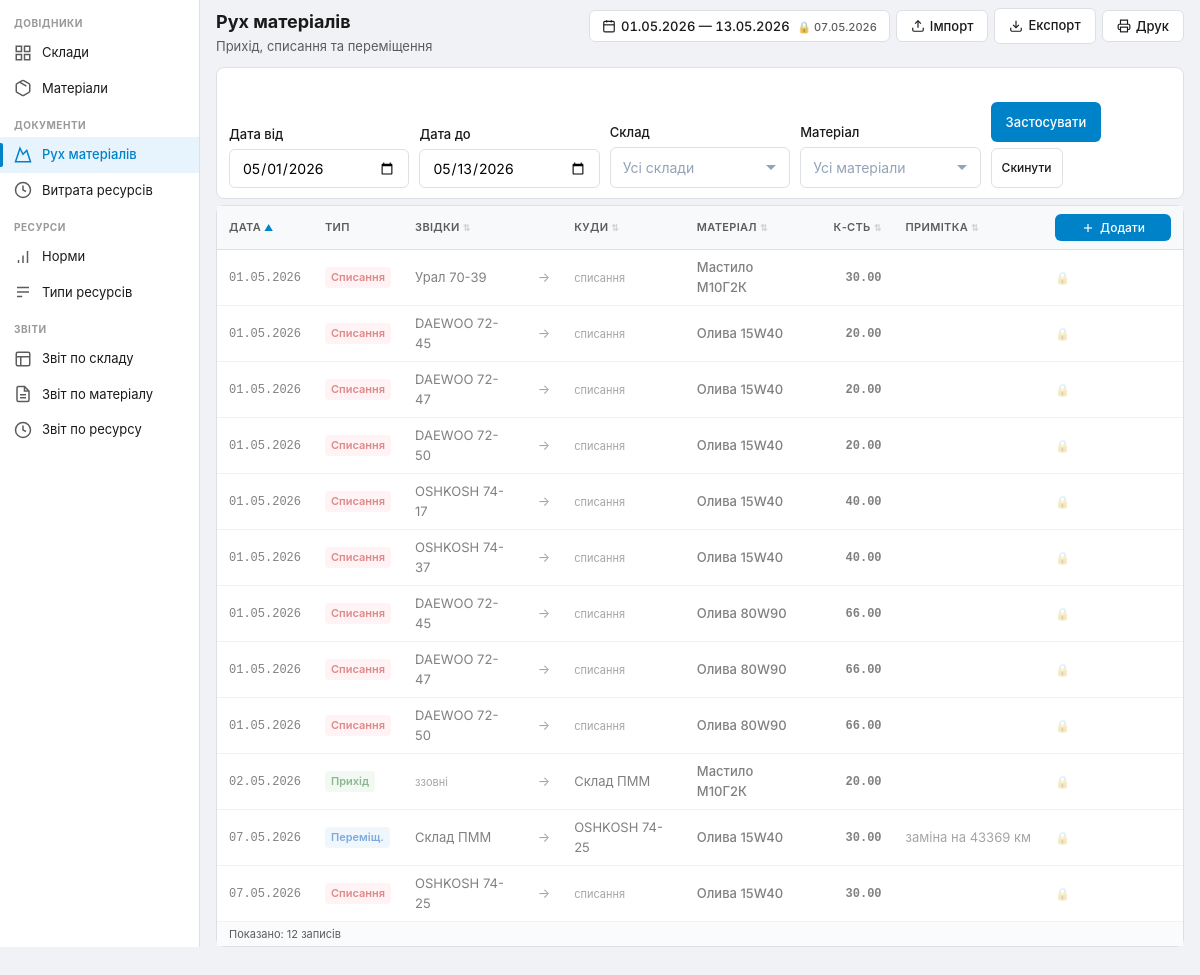
Page /movements?date_from=2026-05-01&date_to=2026-05-13&sort=date&order=asc on the committed database.
### tables this page shows
CREATE TABLE `config` (
  `key` varchar(50) NOT NULL,
  `value` varchar(255) NOT NULL,
  `author` varchar(255) DEFAULT NULL,
  PRIMARY KEY (`key`)
);

CREATE TABLE `movements` (
  `id` int(10) unsigned NOT NULL AUTO_INCREMENT,
  `movement_date` date NOT NULL,
  `warehouse_from_id` int(10) unsigned DEFAULT NULL,
  `warehouse_to_id` int(10) unsigned DEFAULT NULL,
  `material_id` int(10) unsigned NOT NULL,
  `quantity` decimal(15,2) NOT NULL,
  `note` text DEFAULT NULL,
  `author` varchar(255) DEFAULT NULL,
  `created_at` timestamp NULL DEFAULT current_timestamp(),
  `updated_at` timestamp NULL DEFAULT current_timestamp() ON UPDATE current_timestamp(),
  `resource_log_id` int(10) unsigned DEFAULT NULL,
  `resource_value` decimal(15,6) DEFAULT NULL,
  `resource_delta` decimal(15,6) DEFAULT NULL,
  `resource_rate` decimal(15,6) DEFAULT NULL,
  `resource_correction` decimal(6,2) DEFAULT NULL,
  PRIMARY KEY (`id`),
  KEY `idx_movement_date` (`movement_date`),
  KEY `idx_warehouse_from` (`warehouse_from_id`),
  KEY `idx_warehouse_to` (`warehouse_to_id`),
  KEY `idx_material` (`material_id`),
  KEY `idx_resource_log` (`resource_log_id`),
  CONSTRAINT `fk_movement_material` FOREIGN KEY (`material_id`) REFERENCES `materials` (`id`),
  CONSTRAINT `fk_movement_resource_log` FOREIGN KEY (`resource_log_id`) REFERENCES `resource_logs` (`id`) ON DELETE SET NULL,
  CONSTRAINT `fk_movement_warehouse_from` FOREIGN KEY (`warehouse_from_id`) REFERENCES `warehouses` (`id`),
  CONSTRAINT `fk_movement_warehouse_to` FOREIGN KEY (`warehouse_to_id`) REFERENCES `warehouses` (`id`),
  CONSTRAINT `chk_at_least_one_warehouse` CHECK (`warehouse_from_id` is not null or `warehouse_to_id` is not null),
  CONSTRAINT `chk_different_warehouses` CHECK (`warehouse_from_id` is null or `warehouse_to_id` is null or `warehouse_from_id` <> `warehouse_to_id`),
  CONSTRAINT `chk_positive_quantity` CHECK (`quantity` > 0)
);

CREATE TABLE `warehouses` (
  `id` int(10) unsigned NOT NULL AUTO_INCREMENT,
  `name` varchar(255) NOT NULL,
  `author` varchar(255) DEFAULT NULL,
  `created_at` timestamp NULL DEFAULT current_timestamp(),
  `updated_at` timestamp NULL DEFAULT current_timestamp() ON UPDATE current_timestamp(),
  PRIMARY KEY (`id`)
);

CREATE TABLE `materials` (
  `id` int(10) unsigned NOT NULL AUTO_INCREMENT,
  `name` varchar(255) NOT NULL,
  `author` varchar(255) DEFAULT NULL,
  `created_at` timestamp NULL DEFAULT current_timestamp(),
  `updated_at` timestamp NULL DEFAULT current_timestamp() ON UPDATE current_timestamp(),
  PRIMARY KEY (`id`)
);

### views/movements/index.php (the view, shortened to what the rows shown need)
<?php
function getMovementType($m) {
    if (!$m['warehouse_from_id'] && $m['warehouse_to_id']) return 'in';
    if ($m['warehouse_from_id'] && !$m['warehouse_to_id']) return 'out';
    return 'transfer';
}
function getTypeLabel($type) {
    switch ($type) {
        case 'in':       return ['Прихід',    'badge-in'];
        case 'out':      return ['Списання',  'badge-out'];
        default:         return ['Переміщ.',  'badge-transfer'];
    }
}
function sortUrl($col, $currentSort, $currentDir, $basePath, $filters) {
    $dir = ($currentSort === $col && $currentDir === 'asc') ? 'desc' : 'asc';
    $params = array_filter($filters);
    $params['sort'] = $col;
    $params['order'] = $dir;
    return $basePath . '/movements?' . http_build_query($params);
}
function sortIcon($col, $currentSort, $currentDir) {
    if ($currentSort !== $col) {
        return '<span class="sort-icon sort-inactive">⇅</span>';
    }
    return $currentDir === 'asc'
        ? '<span class="sort-icon sort-asc">▲</span>'
        : '<span class="sort-icon sort-desc">▼</span>';
}
$sortKey = $sortKey ?? 'date';
$sortDir = $sortDir ?? 'desc';
?>
<div class="page-header">
    <div>
        <h1 class="page-title">Рух матеріалів</h1>
    </div>
    <div class="header-buttons">
        <button class="date-range-btn" onclick="toggleDatePanel(this)" title="Глобальний період та закритий період">
            <span class="dr-dates">
                <?= formatDateUa($globalDateFrom) ?> — <?= formatDateUa($globalDateTo) ?>
                <?php if (!empty($closedDate)): ?>
                <span class="dr-closed">🔒 <?= formatDateUa($closedDate) ?></span>
                <?php endif; ?>
            </span>
        </button>
    </div>
</div>
<div class="card card-stretch">
    <?php if (empty($movements)): ?>
    <div class="empty-state">
        <svg width="40" height="40" viewBox="0 0 24 24" fill="none" stroke="currentColor" stroke-width="1.5">
            <path d="M8 3l4 8 5-5 5 15H2L8 3z"/>
        </svg>
        <p>Руху матеріалів поки немає</p>
        <button class="btn btn-primary btn-sm" onclick="openMovementModal()">Додати перший рух</button>
    </div>
    <?php else: ?>
    <div class="table-scroll">
        <table class="data-table">
            <thead>
                <tr>
                    <th style="width:90px">
                        <a href="<?= sortUrl('date', $sortKey, $sortDir, $basePath, $filters) ?>" class="sort-header">
                            Дата <?= sortIcon('date', $sortKey, $sortDir) ?>
                        </a>
                    </th>
                    <th style="width:80px">Тип</th>
                    <th>
                        <a href="<?= sortUrl('from', $sortKey, $sortDir, $basePath, $filters) ?>" class="sort-header">
                            Звідки <?= sortIcon('from', $sortKey, $sortDir) ?>
                        </a>
                    </th>
                    <th style="width:24px"></th>
                    <th>
                        <a href="<?= sortUrl('to', $sortKey, $sortDir, $basePath, $filters) ?>" class="sort-header">
                            Куди <?= sortIcon('to', $sortKey, $sortDir) ?>
                        </a>
                    </th>
                    <th>
                        <a href="<?= sortUrl('material', $sortKey, $sortDir, $basePath, $filters) ?>" class="sort-header">
                            Матеріал <?= sortIcon('material', $sortKey, $sortDir) ?>
                        </a>
                    </th>
                    <th style="width:80px" class="text-right">
                        <a href="<?= sortUrl('quantity', $sortKey, $sortDir, $basePath, $filters) ?>" class="sort-header">
                            К-сть <?= sortIcon('quantity', $sortKey, $sortDir) ?>
                        </a>
                    </th>
                    <th>
                        <a href="<?= sortUrl('note', $sortKey, $sortDir, $basePath, $filters) ?>" class="sort-header">
                            Примітка <?= sortIcon('note', $sortKey, $sortDir) ?>
                        </a>
                    </th>
                    <th style="width:140px" class="no-print-col">
                        <button class="btn btn-primary btn-sm table-header-add" title="Додати рух" onclick="openMovementModal()">
                            <svg width="14" height="14" viewBox="0 0 24 24" fill="none" stroke="currentColor" stroke-width="2">
                                <line x1="12" y1="5" x2="12" y2="19"/><line x1="5" y1="12" x2="19" y2="12"/>
                            </svg>
                            Додати
                        </button>
                    </th>
                </tr>
            </thead>
            <tbody>
                <?php foreach ($movements as $m):
                    $type = getMovementType($m);
                    list($typeText, $typeCls) = getTypeLabel($type);
                    $isClosed = !empty($closedDate) && $m['movement_date'] <= $closedDate;
                    $isAuto = !empty($m['resource_log_id']);
                    $isLocked = $isClosed || $isAuto;
                    $jsData = json_encode([
                        'id' => $m['id'],
                        'movement_date' => $m['movement_date'],
                        'warehouse_from_id' => $m['warehouse_from_id'],
                        'warehouse_to_id' => $m['warehouse_to_id'],
                        'material_id' => $m['material_id'],
                        'quantity' => $m['quantity'],
                        'note' => $m['note'] ?? '',
                        'resource_log_id' => $m['resource_log_id'] ?? null,
                        'resource_value' => $m['resource_value'] ?? null,
                        'resource_delta' => $m['resource_delta'] ?? null,
                        'resource_rate' => $m['resource_rate'] ?? null,
                        'resource_unit' => $m['resource_unit'] ?? '',
                        'resource_format' => $m['resource_format'] ?? 'dec2',
                    ], JSON_HEX_APOS | JSON_HEX_QUOT | JSON_UNESCAPED_UNICODE);
                ?>
                <?php
                    $trClasses = [];
                    if ($isClosed && !$isAuto) $trClasses[] = 'row-closed';
                ?>
                <tr id="row-<?= $m['id'] ?>" class="<?= implode(' ', $trClasses) ?>"<?php
                    if (!$isLocked) {
                        echo " ondblclick='openMovementModal($jsData)' title='Подвійний клік — редагувати'";
                    } elseif ($isAuto) {
                        echo " ondblclick='viewMovementModal($jsData)' title='Подвійний клік — перегляд'";
                    } elseif ($isClosed) {
                        echo " ondblclick='viewMovementModal($jsData)' title='Подвійний клік — перегляд (закритий період)'";
                    }
                ?>>
                    <td class="font-mono"><?= formatDateUa($m['movement_date']) ?></td>
                    <td><span class="badge <?= $typeCls ?>"><?= $typeText ?></span></td>
                    <td><?= $m['warehouse_from_name'] ? htmlspecialchars($m['warehouse_from_name']) : '<span class="text-muted" style="font-size:11px">ззовні</span>' ?></td>
                    <td class="text-muted">→</td>
                    <td><?= $m['warehouse_to_name'] ? htmlspecialchars($m['warehouse_to_name']) : '<span class="text-muted" style="font-size:11px">списання</span>' ?></td>
                    <td class="font-medium"><?= htmlspecialchars($m['material_name']) ?></td>
                    <td class="text-right font-mono font-bold"><?= number_format((float)$m['quantity'], 2, '.', '') ?></td>
                    <td class="text-muted note-cell" style="max-width:150px;overflow:hidden;text-overflow:ellipsis;white-space:nowrap"><?= htmlspecialchars($m['note'] ?? '') ?></td>
                    <td class="no-print-col">
                        <?php if ($isAuto): ?>
                        <div class="actions">
                            <?php if ($isClosed): ?><span class="closed-lock" title="Закритий період">🔒</span><?php endif; ?>
                            <a href="<?= $basePath ?>/resources?highlight=<?= $m['resource_log_id'] ?>" class="btn-icon btn-icon-goto" title="Перейти до Витрати ресурсів">
                                <svg width="14" height="14" viewBox="0 0 24 24" fill="none" stroke="currentColor" stroke-width="2">
                                    <path d="M5 12h14"/><path d="M12 5l7 7-7 7"/>
                                </svg>
                            </a>
                        </div>
                        <?php else: ?>
                        <span class="closed-lock" title="Закритий період">🔒</span>
                        <?php endif; ?>
                    </td>
                </tr>
                <?php endforeach; ?>
            </tbody>
        </table>
    </div>
    <?php endif; ?>
</div>

### rows in the picture
config: value "07.05.2026"
movements: movement_date "01.05.2026", typeText "Списання", warehouse_from.name "Урал 70-39", shows "списання", material.name "Мастило М10Г2К", quantity "30.00"
movements: movement_date "01.05.2026", typeText "Списання", warehouse_from.name "DAEWOO 72-45", shows "списання", material.name "Олива 15W40", quantity "20.00"
movements: movement_date "01.05.2026", typeText "Списання", warehouse_from.name "DAEWOO 72-47", shows "списання", material.name "Олива 15W40", quantity "20.00"
movements: movement_date "01.05.2026", typeText "Списання", warehouse_from.name "DAEWOO 72-50", shows "списання", material.name "Олива 15W40", quantity "20.00"
movements: movement_date "01.05.2026", typeText "Списання", warehouse_from.name "OSHKOSH 74-17", shows "списання", material.name "Олива 15W40", quantity "40.00"
movements: movement_date "01.05.2026", typeText "Списання", warehouse_from.name "OSHKOSH 74-37", shows "списання", material.name "Олива 15W40", quantity "40.00"
movements: movement_date "01.05.2026", typeText "Списання", warehouse_from.name "DAEWOO 72-45", shows "списання", material.name "Олива 80W90", quantity "66.00"
movements: movement_date "01.05.2026", typeText "Списання", warehouse_from.name "DAEWOO 72-47", shows "списання", material.name "Олива 80W90", quantity "66.00"
movements: movement_date "01.05.2026", typeText "Списання", warehouse_from.name "DAEWOO 72-50", shows "списання", material.name "Олива 80W90", quantity "66.00"
movements: movement_date "02.05.2026", typeText "Прихід", shows "ззовні", warehouse_to.name "Cклад ПММ", material.name "Мастило М10Г2К", quantity "20.00"
movements: movement_date "07.05.2026", typeText "Переміщ.", warehouse_from.name "Cклад ПММ", warehouse_to.name "OSHKOSH 74-25", material.name "Олива 15W40", quantity "30.00", note "заміна на 43369 км"
movements: movement_date "07.05.2026", typeText "Списання", warehouse_from.name "OSHKOSH 74-25", shows "списання", material.name "Олива 15W40", quantity "30.00"

### other values in the picture
formatDateUa($globalDateFrom) "01.05.2026"
formatDateUa($globalDateTo) "13.05.2026"
count($movements) "12"
